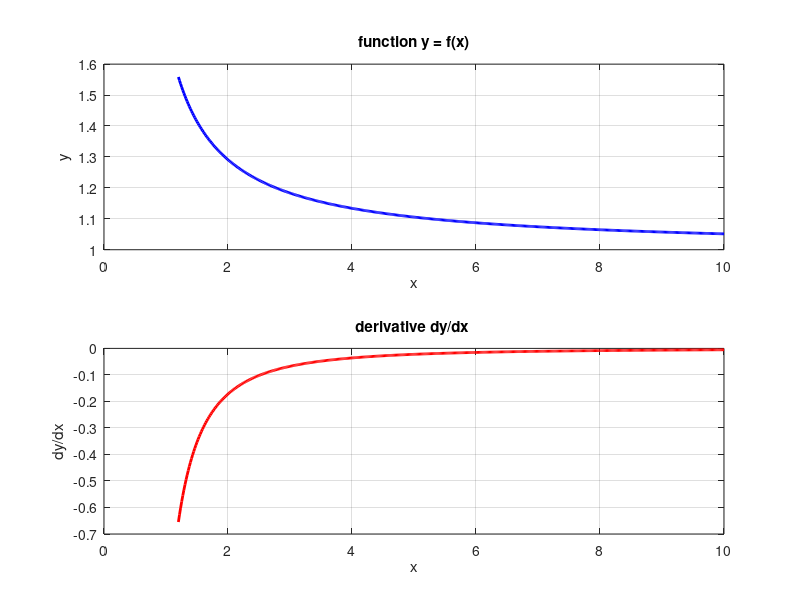

MATLAB code for this plot:
% dydx01.m
% 1 jun 2015
% Ian Cooper   School of Physics   University of Sydney
% cooper@physics.usyd.edu.au
% ../mphome.htm
clear all
close all
clc

%% y = constant
N = 500;
x1 = 0;
x2 = 10;
x = linspace(x1,x2,N);
y = 10.*ones(1,N);
dydx = zeros(1,N);

figure(1)
    col = 'b';
    fs = 9; lW = 2;
    set(gcf,'units','normalized','position',[0.1 0.3 0.22 0.42]);
    tx = 'x';
    ty = 'y';
    tM = 'function y = f(x)= 10';
    yRange = [-1 11];
    xP = x; yP = y;
    subplot(2,1,1)    
    plot(xP,yP,col,'lineWidth',lW);
    grid on
    box on
    xlabel(tx); ylabel(ty); title(tM);
    set(gca,'Ylim',yRange);
    
    col = 'r';
    tx = 'x';
    ty = 'dy/dx';
    tM = 'derivative dy/dx = 0';
    yRange = [-1 11];
    xP = x; yP = dydx;
    subplot(2,1,2)    
    plot(xP,yP,col,'lineWidth',lW);
    grid on
    box on
    xlabel(tx); ylabel(ty); title(tM);
    set(gca,'Ylim',yRange);
    
%% y = polynomial
clear all
close all
clc
N = 500;
x1 = -1;
x2 = 3;
x = linspace(x1,x2,N);
y = 2*x.^3 -5.*x.^2 - 8.*x + 12;
dydx = 6.*x.^2 - 10.*x -8;

figure(1)
    col = 'b';
    fs = 9; lW = 2;
    set(gcf,'units','normalized','position',[0.1 0.3 0.22 0.42]);
    tx = 'x';
    ty = 'y';
    tM = 'function y = 2x^3 - 5x^2 - 8x + 12';
    yRange = [-1 11];
    xP = x; yP = y;
    subplot(2,1,1)    
    plot(xP,yP,col,'lineWidth',lW);
    grid on
    box on
    xlabel(tx); ylabel(ty); title(tM);
    %set(gca,'Ylim',yRange);
    
    col = 'r';
    tx = 'x';
    ty = 'dy/dx';
    tM = 'derivative dy/dx = 6x^2 - 10x - 8';
    yRange = [-1 11];
    xP = x; yP = dydx;
    subplot(2,1,2)    
    plot(xP,yP,col,'lineWidth',lW);
    grid on
    box on
    xlabel(tx); ylabel(ty); title(tM);
    %set(gca,'Ylim',yRange);

%% y = f(x)
clear all
close all
clc
N = 500;
x1 = 1.2;
x2 = 10;
x = linspace(x1,x2,N);
%u = 3.*x.^6 + 4.*x.^(-0.5);
%v = 3.*x.^2 + 6.*x.^0.5 + 8;
%y = u .* v;
%dydx = 72.*x.^7 + 117.*x.^(11/2) + 144.*x.^5 + 18.*x.^0.5 - 0.*x.^(-1) - 16.*x.^(-3/2);

% u = 2.*x.^2 + 3.*x +5;
% y = u.^(7/2);
% dydx = (7/2).*u.^(5/2).*(4.*x + 3);

u = (2.*x + 1).^(0.5);
v = (2.*x - 1).^(-0.5);
y = u .* v;
dydx = (-(2.*x + 1).*(2.*x -1).^0.5 + (2.*x - 1).^(3/2)) ./ ((2.*x - 1).^2 .* (2.*x + 1).^0.5); 



figure(1)
    col = 'b';
    fs = 9; lW = 2;
    set(gcf,'units','normalized','position',[0.1 0.3 0.22 0.5]);
    tx = 'x';
    ty = 'y';
    tM = 'function y = f(x)';
    yRange = [-1 11];
    xP = x; yP = y;
    subplot(2,1,1)    
    plot(xP,yP,col,'lineWidth',lW);
    grid on
    box on
    xlabel(tx); ylabel(ty); title(tM);
    %set(gca,'Ylim',yRange);
    
    col = 'r';
    tx = 'x';
    ty = 'dy/dx';
    tM = 'derivative dy/dx ';
    yRange = [-1 11];
    xP = x; yP = dydx;
    subplot(2,1,2)    
    plot(xP,yP,col,'lineWidth',lW);
    
    grid on
    box on
    xlabel(tx); ylabel(ty); title(tM);
    %set(gca,'Ylim',yRange);
